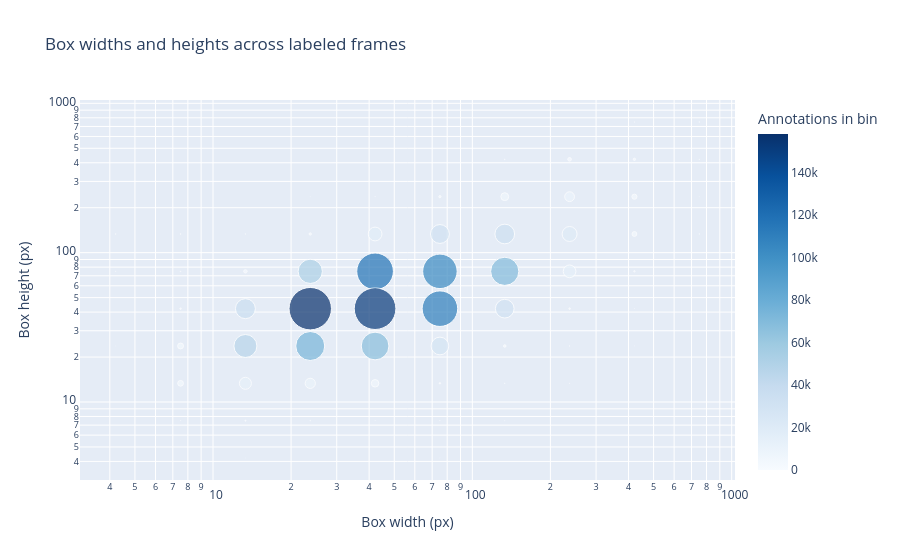

The notebook cell this image was saved under:
### Code cell
shape_distribution = (
    objects.filter((pl.col("width") > 0) & (pl.col("height") > 0))
    .with_columns(
        (pl.col("width").log10() * 4).floor().alias("width_bin"),
        (pl.col("height").log10() * 4).floor().alias("height_bin"),
    )
    .group_by("width_bin", "height_bin")
    .len(name="count")
    .with_columns(
        (10 ** ((pl.col("width_bin") + 0.5) / 4)).alias("width_px"),
        (10 ** ((pl.col("height_bin") + 0.5) / 4)).alias("height_px"),
    )
)

px.scatter(
    shape_distribution,
    x="width_px",
    y="height_px",
    size="count",
    color="count",
    log_x=True,
    log_y=True,
    color_continuous_scale="Blues",
    size_max=30,
    labels={
        "width_px": "Box width (px)",
        "height_px": "Box height (px)",
        "count": "Annotations in bin",
    },
    title="Box widths and heights across labeled frames",
)

### Figure 1 — Plotly figure (JSON) as saved in the notebook; plotly's stock layout.template omitted (floating-point values rounded to 4 significant figures)
{"data": [{"hovertemplate": "Box width (px)=%{x}<br>Box height (px)=%{y}<br>Annotations in bin=%{marker.color}<extra></extra>", "legendgroup": "", "marker": {"color": [3018, 21, 10, 10, 111176, 16641, 1125, 18, 11, 21, 37, 976, 23, 1, 4, 16, 10, 118227, 4929, 33959, 14114, 2034, 468, 211, 67649, 26, 35046, 8, 177, 8386, 2881, 2, 46497, 5382, 2262, 9, 2, 1, 3, 158265, 530, 96, 186, 104567, 172, 152599, 27598, 4, 30808, 459, 31346, 9193, 19600, 22, 23, 73922, 417, 32, 51815, 4, 12670, 69896, 2, 31], "coloraxis": "coloraxis", "size": [3018, 21, 10, 10, 111176, 16641, 1125, 18, 11, 21, 37, 976, 23, 1, 4, 16, 10, 118227, 4929, 33959, 14114, 2034, 468, 211, 67649, 26, 35046, 8, 177, 8386, 2881, 2, 46497, 5382, 2262, 9, 2, 1, 3, 158265, 530, 96, 186, 104567, 172, 152599, 27598, 4, 30808, 459, 31346, 9193, 19600, 22, 23, 73922, 417, 32, 51815, 4, 12670, 69896, 2, 31], "sizemode": "area", "sizeref": 175.8, "symbol": "circle"}, "mode": "markers", "name": "", "orientation": "v", "showlegend": false, "type": "scatter", "x": [7.499, 749.9, 4.217, 421.7, 74.99, 42.17, 237.1, 13.34, 237.1, 133.4, 7.499, 13.34, 4.217, 13.34, 42.17, 749.9, 74.99, 42.17, 42.17, 133.4, 237.1, 421.7, 421.7, 237.1, 42.17, 749.9, 13.34, 42.17, 74.99, 237.1, 7.499, 23.71, 13.34, 133.4, 421.7, 7.499, 4.217, 74.99, 421.7, 23.71, 133.4, 13.34, 7.499, 74.99, 421.7, 42.17, 74.99, 421.7, 133.4, 23.71, 74.99, 23.71, 237.1, 237.1, 23.71, 23.71, 74.99, 133.4, 23.71, 133.4, 13.34, 133.4, 749.9, 7.499], "xaxis": "x", "y": [23.71, 133.4, 74.99, 749.9, 42.17, 133.4, 421.7, 133.4, 13.34, 13.34, 133.4, 74.99, 133.4, 4.217, 7.499, 421.7, 7.499, 74.99, 13.34, 133.4, 74.99, 133.4, 421.7, 42.17, 23.71, 749.9, 42.17, 237.1, 13.34, 237.1, 13.34, 237.1, 23.71, 237.1, 237.1, 7.499, 23.71, 4.217, 23.71, 42.17, 23.71, 7.499, 42.17, 74.99, 74.99, 42.17, 23.71, 42.17, 42.17, 133.4, 133.4, 13.34, 133.4, 23.71, 7.499, 23.71, 237.1, 421.7, 74.99, 7.499, 13.34, 74.99, 237.1, 74.99], "yaxis": "y"}], "layout": {"coloraxis": {"autocolorscale": false, "colorbar": {"title": {"text": "Annotations in bin"}}, "colorscale": [[0, "rgb(247,251,255)"], [0.125, "rgb(222,235,247)"], [0.25, "rgb(198,219,239)"], [0.375, "rgb(158,202,225)"], [0.5, "rgb(107,174,214)"], [0.625, "rgb(66,146,198)"], [0.75, "rgb(33,113,181)"], [0.875, "rgb(8,81,156)"], [1, "rgb(8,48,107)"]]}, "legend": {"itemsizing": "constant", "tracegroupgap": 0}, "title": {"text": "Box widths and heights across labeled frames"}, "xaxis": {"anchor": "y", "domain": [0, 1], "title": {"text": "Box width (px)"}, "type": "log"}, "yaxis": {"anchor": "x", "domain": [0, 1], "title": {"text": "Box height (px)"}, "type": "log"}}}
